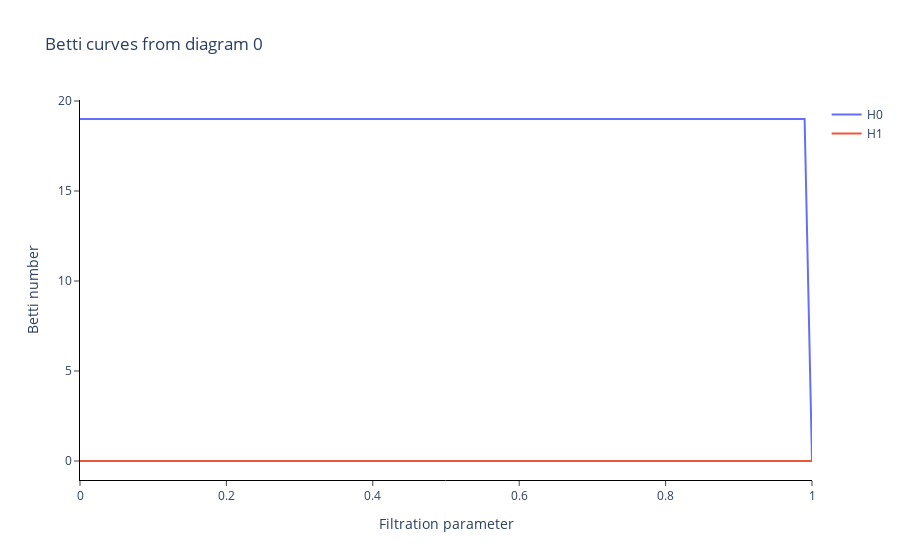

Notebook code for this chart:
### Code cell
#Betti curve
BettiCurve().fit_transform_plot(diagram_VR_WS);
